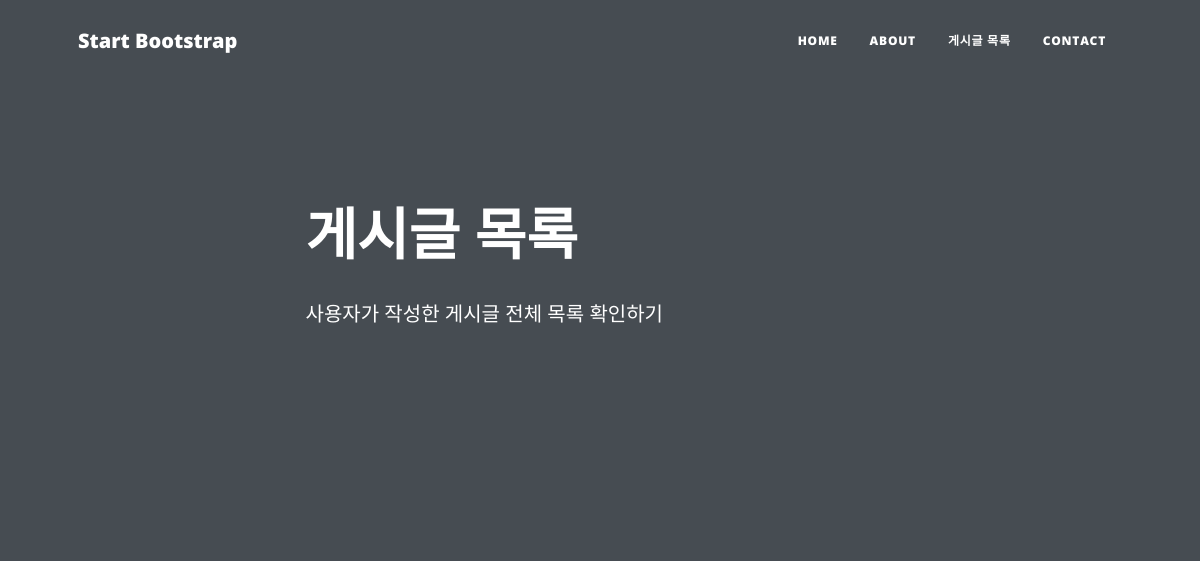
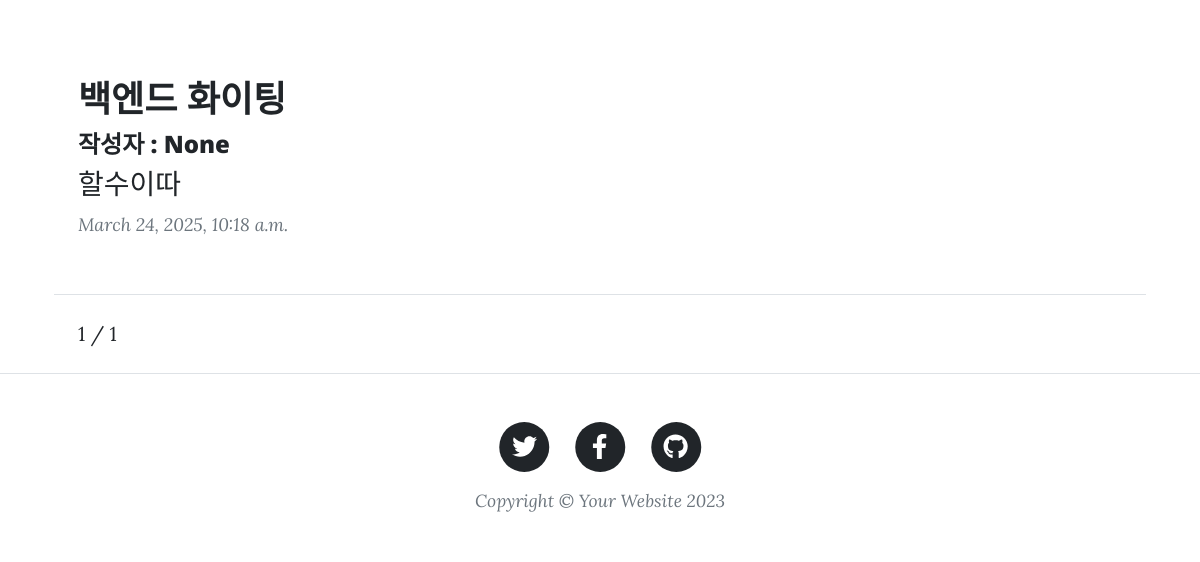
The page /posts/post_list/?page=3 on the database as committed earlier (2 pictures, top to bottom).
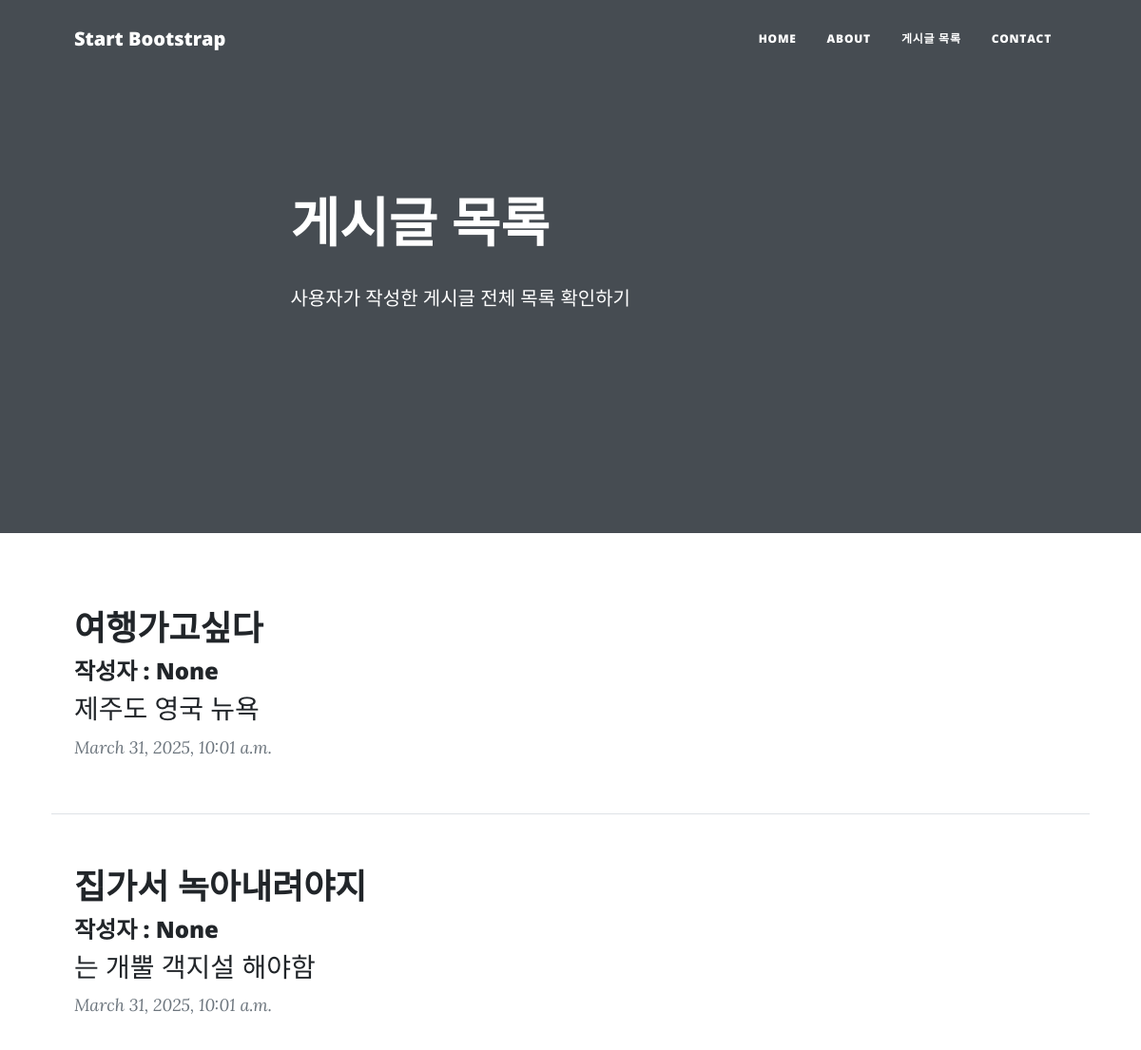
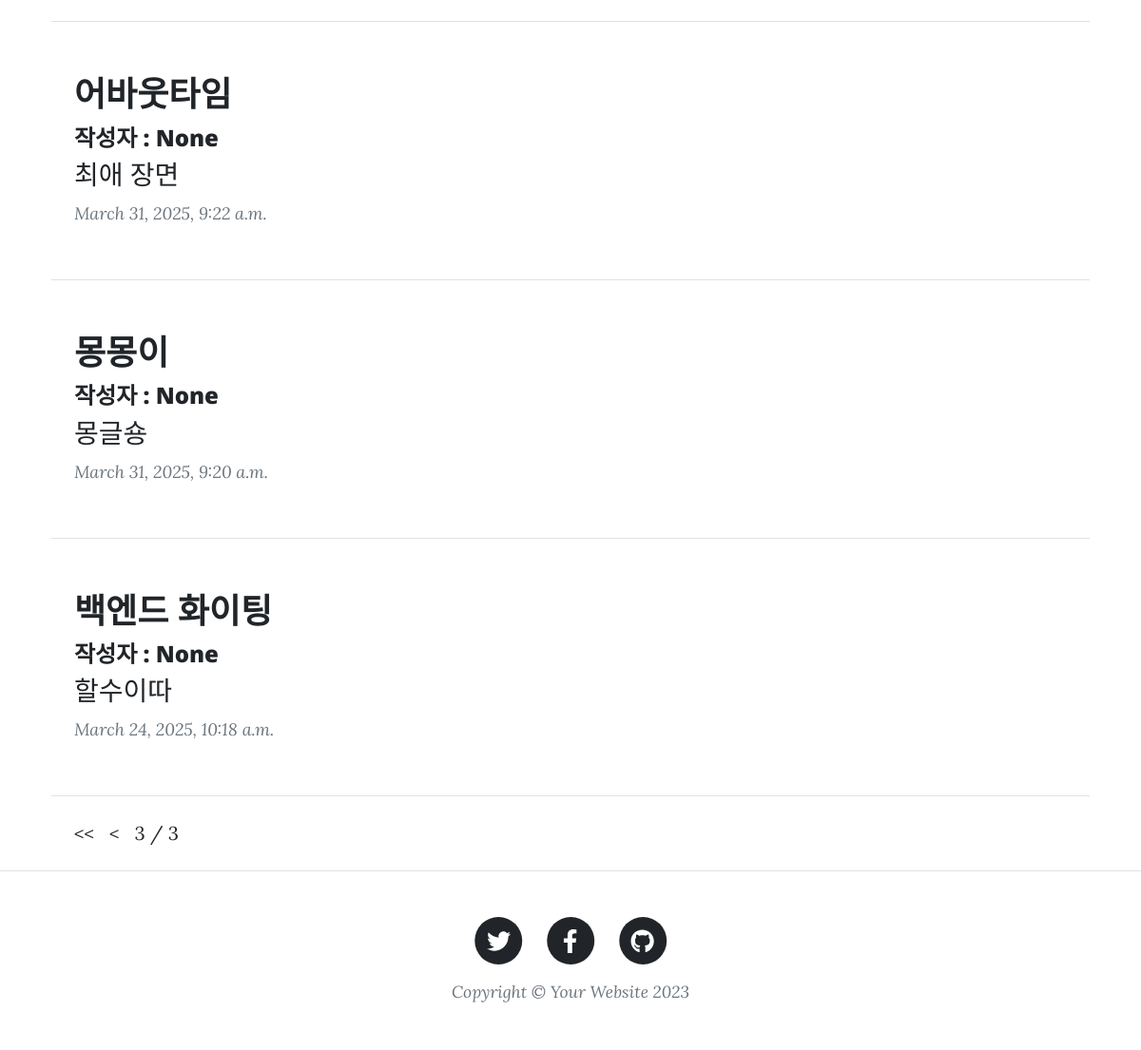
The same page on the database as committed later (2 pictures, top to bottom).
### blog/models.py (models this page shows, shortened)
class Post(models.Model):
    title = models.CharField(verbose_name = "제목", max_length = 128)
    body = models.TextField(verbose_name = "내용", default = "")
    created_at = models.DateTimeField(verbose_name = "작성일", auto_now_add = True)
    photo = models.ImageField(verbose_name = "이미지", blank = True, null = True, upload_to = 'blog_photo')
    author = models.ForeignKey(User, on_delete=models.CASCADE, null = True)

### posts/views.py (the view)
# urls.py: path("post_list/", views.post_list, name = "post_list"),
def post_list(request):
    posts = Post.objects.all().order_by('-created_at')
    my_paginator = Paginator(posts, 5)
    page_num = request.GET.get('page')
    posts = my_paginator.get_page(page_num)
    return render(request, "post_list.html", {"posts" : posts})

### posts/templates/post_list.html (shortened to what this page needs)
{% load static %}
<!DOCTYPE html>
<html lang="en">
  <head>
    <link href="{% static 'css/styles.css' %}" rel="stylesheet" />
  </head>
  <body>
    <nav class="navbar navbar-expand-lg navbar-light" id="mainNav">
      <div class="container px-4 px-lg-5">
        <a class="navbar-brand" href="">Start Bootstrap</a>
        <div class="collapse navbar-collapse" id="navbarResponsive">
          <ul class="navbar-nav ms-auto py-4 py-lg-0">
            <li class="nav-item">
              <a class="nav-link px-lg-3 py-3 py-lg-4" href="{%url 'home' %}"
                >Home</a
              >
            </li>
            <li class="nav-item">
              <a class="nav-link px-lg-3 py-3 py-lg-4" href="about.html"
                >About</a
              >
            </li>
            <li class="nav-item">
              <a class="nav-link px-lg-3 py-3 py-lg-4" href="{% url 'post_list' %}">게시글 목록</a>
            </li>
            <li class="nav-item">
              <a class="nav-link px-lg-3 py-3 py-lg-4" href="contact.html"
                >Contact</a
              >
            </li>
          </ul>
        </div>
      </div>
    </nav>
    <header class="masthead">
      <div class="container position-relative px-4 px-lg-5">
        <div class="row gx-4 gx-lg-5 justify-content-center">
          <div class="col-md-10 col-lg-8 col-xl-7">
            <div class="post-heading">
              <h1>게시글 목록</h1>
              <p>사용자가 작성한 게시글 전체 목록 확인하기</p>
            </div>
          </div>
        </div>
      </div>
    </header>
    <article class="mb-4">
      <div class="container px-4 px-lg-5">
        <div class="row gx-4 gx-lg-5 justify-content-center">
           {% for post in posts %}
          <div class="post-preview">
            <a href="{% url 'post_detail' post.id %}">
              <h2 class="post-title">{{post.title}}</h2>
              <h4 class="post-author">작성자 : {{post.author}}</h4>
              <h3 class="post-subtitle">{{post.body}}</h3>
            </a>
            <p class="post-meta">{{post.created_at}}</p>
          </div>
          <hr class="my-4" />
          {% endfor %}
          <div>
            {% if posts.has_previous %}
            <a href="?page=1"> &lt;&lt; &nbsp; </a>
            <a href="?page={{ posts.previous_page_number }}"> &lt; &nbsp; </a>
            {% endif %}
            <span> {{ posts.number }} </span>
            <span> / </span>
            <span> {{ posts.paginator.num_pages }} </span>
        </div>
        </div>
      </div>
    </article>
    <footer class="border-top">
      <div class="container px-4 px-lg-5">
        <div class="row gx-4 gx-lg-5 justify-content-center">
          <div class="col-md-10 col-lg-8 col-xl-7">
            <ul class="list-inline text-center">
              <li class="list-inline-item">
                <a href="#!">
                  <span class="fa-stack fa-lg">
                    <i class="fas fa-circle fa-stack-2x"></i>
                    <i class="fab fa-twitter fa-stack-1x fa-inverse"></i>
                  </span>
                </a>
              </li>
              <li class="list-inline-item">
                <a href="#!">
                  <span class="fa-stack fa-lg">
                    <i class="fas fa-circle fa-stack-2x"></i>
                    <i class="fab fa-facebook-f fa-stack-1x fa-inverse"></i>
                  </span>
                </a>
              </li>
              <li class="list-inline-item">
                <a href="#!">
                  <span class="fa-stack fa-lg">
                    <i class="fas fa-circle fa-stack-2x"></i>
                    <i class="fab fa-github fa-stack-1x fa-inverse"></i>
                  </span>
                </a>
              </li>
            </ul>
            <div class="small text-center text-muted fst-italic">
              Copyright &copy; Your Website 2023
            </div>
          </div>
        </div>
      </div>
    </footer>
  </body>
</html>

Rows that differ between the two databases and show on the page:
added Post: title "여행가고싶다", author "None", body "제주도 영국 뉴욕", created_at "March 31, 2025, 10:01 a.m."
added Post: title "집가서 녹아내려야지", author "None", body "는 개뿔 객지설 해야함", created_at "March 31, 2025, 10:01 a.m."
added Post: title "어바웃타임", author "None", body "최애 장면", created_at "March 31, 2025, 9:22 a.m."
added Post: title "몽몽이", author "None", body "몽글숑", created_at "March 31, 2025, 9:20 a.m."
Other text that changed with them:
{{ posts.number }}: "1" → "3"
{{ posts.paginator.num_pages }}: "1" → "3"
